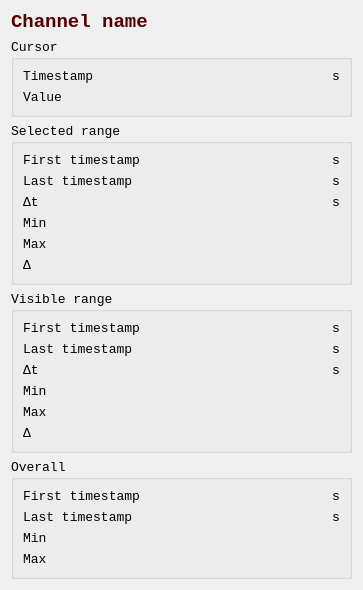
<?xml version="1.0" encoding="UTF-8"?>
<ui version="4.0">
 <class>ChannelStats</class>
 <widget class="QWidget" name="ChannelStats">
  <property name="geometry">
   <rect>
    <x>0</x>
    <y>0</y>
    <width>363</width>
    <height>566</height>
   </rect>
  </property>
  <property name="font">
   <font>
    <family>Consolas</family>
    <pointsize>10</pointsize>
   </font>
  </property>
  <property name="windowTitle">
   <string>Form</string>
  </property>
  <layout class="QVBoxLayout" name="verticalLayout">
   <item>
    <layout class="QGridLayout" name="gridLayout" columnstretch="0,0">
     <item row="2" column="0" colspan="2">
      <widget class="QGroupBox" name="cursor_group">
       <property name="title">
        <string>Cursor</string>
       </property>
       <layout class="QGridLayout" name="gridLayout_4" columnstretch="0,1,0">
        <item row="0" column="1">
         <widget class="QLabel" name="cursor_t">
          <property name="text">
           <string/>
          </property>
          <property name="alignment">
           <set>Qt::AlignRight|Qt::AlignTrailing|Qt::AlignVCenter</set>
          </property>
         </widget>
        </item>
        <item row="0" column="0">
         <widget class="QLabel" name="label_12">
          <property name="text">
           <string>Timestamp      </string>
          </property>
         </widget>
        </item>
        <item row="1" column="1">
         <widget class="QLabel" name="cursor_value">
          <property name="text">
           <string/>
          </property>
          <property name="alignment">
           <set>Qt::AlignRight|Qt::AlignTrailing|Qt::AlignVCenter</set>
          </property>
         </widget>
        </item>
        <item row="1" column="0">
         <widget class="QLabel" name="label_11">
          <property name="text">
           <string>Value</string>
          </property>
         </widget>
        </item>
        <item row="0" column="2">
         <widget class="QLabel" name="label_2">
          <property name="text">
           <string>s</string>
          </property>
         </widget>
        </item>
        <item row="1" column="2">
         <widget class="QLabel" name="unit1">
          <property name="text">
           <string/>
          </property>
         </widget>
        </item>
       </layout>
      </widget>
     </item>
     <item row="3" column="0" colspan="2">
      <widget class="QGroupBox" name="range_group">
       <property name="title">
        <string>Selected range</string>
       </property>
       <layout class="QGridLayout" name="gridLayout_5" columnstretch="0,1,0">
        <item row="5" column="1">
         <widget class="QLabel" name="selected_delta">
          <property name="text">
           <string/>
          </property>
          <property name="alignment">
           <set>Qt::AlignRight|Qt::AlignTrailing|Qt::AlignVCenter</set>
          </property>
         </widget>
        </item>
        <item row="1" column="0">
         <widget class="QLabel" name="label_15">
          <property name="text">
           <string>Last timestamp</string>
          </property>
         </widget>
        </item>
        <item row="1" column="1">
         <widget class="QLabel" name="selected_stop">
          <property name="text">
           <string/>
          </property>
          <property name="alignment">
           <set>Qt::AlignRight|Qt::AlignTrailing|Qt::AlignVCenter</set>
          </property>
         </widget>
        </item>
        <item row="4" column="0">
         <widget class="QLabel" name="label_17">
          <property name="text">
           <string>Max</string>
          </property>
         </widget>
        </item>
        <item row="5" column="0">
         <widget class="QLabel" name="label_18">
          <property name="text">
           <string>Δ</string>
          </property>
         </widget>
        </item>
        <item row="4" column="1">
         <widget class="QLabel" name="selected_max">
          <property name="text">
           <string/>
          </property>
          <property name="alignment">
           <set>Qt::AlignRight|Qt::AlignTrailing|Qt::AlignVCenter</set>
          </property>
         </widget>
        </item>
        <item row="2" column="0">
         <widget class="QLabel" name="label_21">
          <property name="text">
           <string>Δt</string>
          </property>
         </widget>
        </item>
        <item row="2" column="1">
         <widget class="QLabel" name="selected_delta_t">
          <property name="text">
           <string/>
          </property>
          <property name="alignment">
           <set>Qt::AlignRight|Qt::AlignTrailing|Qt::AlignVCenter</set>
          </property>
         </widget>
        </item>
        <item row="3" column="0">
         <widget class="QLabel" name="label_14">
          <property name="text">
           <string>Min</string>
          </property>
         </widget>
        </item>
        <item row="0" column="0">
         <widget class="QLabel" name="label_13">
          <property name="text">
           <string>First timestamp</string>
          </property>
         </widget>
        </item>
        <item row="3" column="1">
         <widget class="QLabel" name="selected_min">
          <property name="text">
           <string/>
          </property>
          <property name="alignment">
           <set>Qt::AlignRight|Qt::AlignTrailing|Qt::AlignVCenter</set>
          </property>
         </widget>
        </item>
        <item row="0" column="1">
         <widget class="QLabel" name="selected_start">
          <property name="text">
           <string/>
          </property>
          <property name="alignment">
           <set>Qt::AlignRight|Qt::AlignTrailing|Qt::AlignVCenter</set>
          </property>
         </widget>
        </item>
        <item row="0" column="2">
         <widget class="QLabel" name="label_20">
          <property name="text">
           <string>s</string>
          </property>
         </widget>
        </item>
        <item row="1" column="2">
         <widget class="QLabel" name="label_22">
          <property name="text">
           <string>s</string>
          </property>
         </widget>
        </item>
        <item row="2" column="2">
         <widget class="QLabel" name="label_23">
          <property name="text">
           <string>s</string>
          </property>
         </widget>
        </item>
        <item row="3" column="2">
         <widget class="QLabel" name="unit2">
          <property name="text">
           <string/>
          </property>
         </widget>
        </item>
        <item row="4" column="2">
         <widget class="QLabel" name="unit3">
          <property name="text">
           <string/>
          </property>
         </widget>
        </item>
        <item row="5" column="2">
         <widget class="QLabel" name="unit4">
          <property name="text">
           <string/>
          </property>
         </widget>
        </item>
       </layout>
      </widget>
     </item>
     <item row="4" column="0" colspan="2">
      <widget class="QGroupBox" name="visible_group">
       <property name="title">
        <string>Visible range</string>
       </property>
       <layout class="QGridLayout" name="gridLayout_3" columnstretch="0,1,0">
        <item row="5" column="0">
         <widget class="QLabel" name="label_19">
          <property name="text">
           <string>Δ</string>
          </property>
         </widget>
        </item>
        <item row="2" column="0">
         <widget class="QLabel" name="label_16">
          <property name="text">
           <string>Δt</string>
          </property>
         </widget>
        </item>
        <item row="5" column="1">
         <widget class="QLabel" name="visible_delta">
          <property name="text">
           <string/>
          </property>
          <property name="alignment">
           <set>Qt::AlignRight|Qt::AlignTrailing|Qt::AlignVCenter</set>
          </property>
         </widget>
        </item>
        <item row="2" column="1">
         <widget class="QLabel" name="visible_delta_t">
          <property name="text">
           <string/>
          </property>
          <property name="alignment">
           <set>Qt::AlignRight|Qt::AlignTrailing|Qt::AlignVCenter</set>
          </property>
         </widget>
        </item>
        <item row="3" column="1">
         <widget class="QLabel" name="visible_min">
          <property name="text">
           <string/>
          </property>
          <property name="alignment">
           <set>Qt::AlignRight|Qt::AlignTrailing|Qt::AlignVCenter</set>
          </property>
         </widget>
        </item>
        <item row="0" column="1">
         <widget class="QLabel" name="visible_start">
          <property name="text">
           <string/>
          </property>
          <property name="alignment">
           <set>Qt::AlignRight|Qt::AlignTrailing|Qt::AlignVCenter</set>
          </property>
         </widget>
        </item>
        <item row="4" column="0">
         <widget class="QLabel" name="label_10">
          <property name="text">
           <string>Max</string>
          </property>
         </widget>
        </item>
        <item row="4" column="1">
         <widget class="QLabel" name="visible_max">
          <property name="text">
           <string/>
          </property>
          <property name="alignment">
           <set>Qt::AlignRight|Qt::AlignTrailing|Qt::AlignVCenter</set>
          </property>
         </widget>
        </item>
        <item row="0" column="0">
         <widget class="QLabel" name="label_7">
          <property name="text">
           <string>First timestamp</string>
          </property>
         </widget>
        </item>
        <item row="1" column="0">
         <widget class="QLabel" name="label_8">
          <property name="text">
           <string>Last timestamp</string>
          </property>
         </widget>
        </item>
        <item row="1" column="1">
         <widget class="QLabel" name="visible_stop">
          <property name="text">
           <string/>
          </property>
          <property name="alignment">
           <set>Qt::AlignRight|Qt::AlignTrailing|Qt::AlignVCenter</set>
          </property>
         </widget>
        </item>
        <item row="3" column="0">
         <widget class="QLabel" name="label_9">
          <property name="text">
           <string>Min</string>
          </property>
         </widget>
        </item>
        <item row="0" column="2">
         <widget class="QLabel" name="label_24">
          <property name="text">
           <string>s</string>
          </property>
         </widget>
        </item>
        <item row="1" column="2">
         <widget class="QLabel" name="label_25">
          <property name="text">
           <string>s</string>
          </property>
         </widget>
        </item>
        <item row="2" column="2">
         <widget class="QLabel" name="label_26">
          <property name="text">
           <string>s</string>
          </property>
         </widget>
        </item>
        <item row="3" column="2">
         <widget class="QLabel" name="unit5">
          <property name="text">
           <string/>
          </property>
         </widget>
        </item>
        <item row="4" column="2">
         <widget class="QLabel" name="unit6">
          <property name="text">
           <string/>
          </property>
         </widget>
        </item>
        <item row="5" column="2">
         <widget class="QLabel" name="unit7">
          <property name="text">
           <string/>
          </property>
         </widget>
        </item>
       </layout>
      </widget>
     </item>
     <item row="5" column="0" colspan="2">
      <widget class="QGroupBox" name="overall_group">
       <property name="title">
        <string>Overall</string>
       </property>
       <layout class="QGridLayout" name="gridLayout_2" columnstretch="0,1,0">
        <item row="3" column="0">
         <widget class="QLabel" name="label_6">
          <property name="text">
           <string>Max</string>
          </property>
         </widget>
        </item>
        <item row="0" column="0">
         <widget class="QLabel" name="label_3">
          <property name="text">
           <string>First timestamp</string>
          </property>
         </widget>
        </item>
        <item row="0" column="1">
         <widget class="QLabel" name="overall_start">
          <property name="text">
           <string/>
          </property>
          <property name="alignment">
           <set>Qt::AlignRight|Qt::AlignTrailing|Qt::AlignVCenter</set>
          </property>
         </widget>
        </item>
        <item row="1" column="1">
         <widget class="QLabel" name="overall_stop">
          <property name="text">
           <string/>
          </property>
          <property name="alignment">
           <set>Qt::AlignRight|Qt::AlignTrailing|Qt::AlignVCenter</set>
          </property>
         </widget>
        </item>
        <item row="2" column="0">
         <widget class="QLabel" name="label_5">
          <property name="text">
           <string>Min</string>
          </property>
         </widget>
        </item>
        <item row="2" column="1">
         <widget class="QLabel" name="overall_min">
          <property name="text">
           <string/>
          </property>
          <property name="alignment">
           <set>Qt::AlignRight|Qt::AlignTrailing|Qt::AlignVCenter</set>
          </property>
         </widget>
        </item>
        <item row="1" column="0">
         <widget class="QLabel" name="label_4">
          <property name="text">
           <string>Last timestamp</string>
          </property>
         </widget>
        </item>
        <item row="3" column="1">
         <widget class="QLabel" name="overall_max">
          <property name="text">
           <string/>
          </property>
          <property name="alignment">
           <set>Qt::AlignRight|Qt::AlignTrailing|Qt::AlignVCenter</set>
          </property>
         </widget>
        </item>
        <item row="0" column="2">
         <widget class="QLabel" name="label_27">
          <property name="text">
           <string>s</string>
          </property>
         </widget>
        </item>
        <item row="1" column="2">
         <widget class="QLabel" name="label_28">
          <property name="text">
           <string>s</string>
          </property>
         </widget>
        </item>
        <item row="2" column="2">
         <widget class="QLabel" name="unit8">
          <property name="text">
           <string/>
          </property>
         </widget>
        </item>
        <item row="3" column="2">
         <widget class="QLabel" name="unit9">
          <property name="text">
           <string/>
          </property>
         </widget>
        </item>
       </layout>
      </widget>
     </item>
     <item row="0" column="0" colspan="2">
      <widget class="QLabel" name="name">
       <property name="text">
        <string>&lt;html&gt;&lt;head/&gt;&lt;body&gt;&lt;p&gt;&lt;span style=&quot; font-size:14pt; font-weight:600; color:#550000;&quot;&gt;Channel name&lt;/span&gt;&lt;/p&gt;&lt;/body&gt;&lt;/html&gt;</string>
       </property>
       <property name="textFormat">
        <enum>Qt::RichText</enum>
       </property>
      </widget>
     </item>
    </layout>
   </item>
   <item>
    <spacer name="verticalSpacer">
     <property name="orientation">
      <enum>Qt::Vertical</enum>
     </property>
     <property name="sizeHint" stdset="0">
      <size>
       <width>20</width>
       <height>40</height>
      </size>
     </property>
    </spacer>
   </item>
  </layout>
 </widget>
 <resources/>
 <connections/>
</ui>
